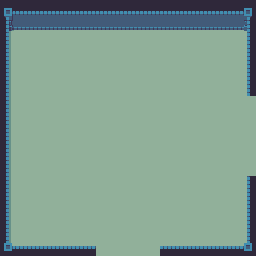

This is a level from a 2D game, rendered from its Tiled map with the project's own tilesets. A one-line summary and the complete map file follow:
An orthogonal 16x16 tile map with 16x16 px tiles, 3 tile layers (Floor, Walls, Objects), 3 tilesets.

<map version="1.0" tiledversion="1.1.2" orientation="orthogonal" renderorder="right-down" width="16" height="16" tilewidth="16" tileheight="16" infinite="0" nextobjectid="1">
 <tileset firstgid="1" source="world1_tileset.tsx" />
 <tileset firstgid="241" source="world1_doors_front.tsx" />
 <tileset firstgid="385" source="world1_doors_side.tsx" />
 <layer name="Floor" width="16" height="16">
  <data encoding="csv">
55,55,55,55,55,55,55,55,55,55,55,55,55,55,55,55,
55,55,55,55,55,55,55,55,55,55,55,55,55,55,55,55,
55,55,55,55,55,55,55,55,55,55,55,55,55,55,55,55,
55,55,55,55,55,55,55,55,55,55,55,55,55,55,55,55,
55,55,55,55,55,55,55,55,55,55,55,55,55,55,55,55,
55,55,55,55,55,55,55,55,55,55,55,55,55,55,55,55,
55,55,55,55,55,55,55,55,55,55,55,55,55,55,55,55,
55,55,55,55,55,55,55,55,55,55,55,55,55,55,55,55,
55,55,55,55,55,55,55,55,55,55,55,55,55,55,55,55,
55,55,55,55,55,55,55,55,55,55,55,55,55,55,55,55,
55,55,55,55,55,55,55,55,55,55,55,55,55,55,55,55,
55,55,55,55,55,55,55,55,55,55,55,55,55,55,55,55,
55,55,55,55,55,55,55,55,55,55,55,55,55,55,55,55,
55,55,55,55,55,55,55,55,55,55,55,55,55,55,55,55,
55,55,55,55,55,55,55,55,55,55,55,55,55,55,55,55,
55,55,55,55,55,55,55,55,55,55,55,55,55,55,55,55
</data>
 </layer>
 <layer name="Walls" width="16" height="16">
  <data encoding="csv">
6,7,7,7,7,7,7,7,7,7,7,7,7,7,7,8,
30,31,31,31,31,31,31,31,31,31,31,31,31,31,31,32,
54,0,0,0,0,0,0,0,0,0,0,0,0,0,0,56,
54,0,0,0,0,0,0,0,0,0,0,0,0,0,0,56,
54,0,0,0,0,0,0,0,0,0,0,0,0,0,0,56,
54,0,0,0,0,0,0,0,0,0,0,0,0,0,0,56,
54,0,0,0,0,0,0,0,0,0,0,0,0,0,0,0,
54,0,0,0,0,0,0,0,0,0,0,0,0,0,0,0,
54,0,0,0,0,0,0,0,0,0,0,0,0,0,0,0,
54,0,0,0,0,0,0,0,0,0,0,0,0,0,0,0,
54,0,0,0,0,0,0,0,0,0,0,0,0,0,0,0,
54,0,0,0,0,0,0,0,0,0,0,0,0,0,0,56,
54,0,0,0,0,0,0,0,0,0,0,0,0,0,0,56,
54,0,0,0,0,0,0,0,0,0,0,0,0,0,0,56,
54,0,0,0,0,0,0,0,0,0,0,0,0,0,0,56,
78,79,79,79,79,79,0,0,0,0,79,79,79,79,79,80
</data>
 </layer>
 <layer name="Objects" width="16" height="16">
  <data encoding="csv">
0,0,0,0,0,0,0,0,0,0,0,0,0,0,0,0,
0,0,0,0,0,0,0,0,0,0,0,0,0,0,0,0,
0,0,0,0,0,0,0,0,0,0,0,0,0,0,0,0,
0,0,0,0,0,0,0,0,0,0,0,0,0,0,0,0,
0,0,0,0,0,0,0,0,0,0,0,0,0,0,0,0,
0,0,0,0,0,0,0,0,0,0,0,0,0,0,0,0,
0,0,0,0,0,0,0,0,0,0,0,0,0,0,0,0,
0,0,0,0,0,0,0,0,0,0,0,0,0,0,0,0,
0,0,0,0,0,0,0,0,0,0,0,0,0,0,0,0,
0,0,0,0,0,0,0,0,0,0,0,0,0,0,0,0,
0,0,0,0,0,0,0,0,0,0,0,0,0,0,0,0,
0,0,0,0,0,0,0,0,0,0,0,0,0,0,0,0,
0,0,0,0,0,0,0,0,0,0,0,0,0,0,0,0,
0,0,0,0,0,0,0,0,0,0,0,0,0,0,0,0,
0,0,0,0,0,0,0,0,0,0,0,0,0,0,0,0,
0,0,0,0,0,0,0,0,0,0,0,0,0,0,0,0
</data>
 </layer>
</map>
